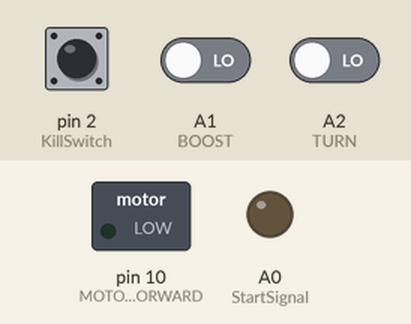
This sketch was run on a simulated Arduino Uno, built with avr-gcc and run on an emulated ATmega328P. Shown: switched loads named in the sketch (green lamp = pin HIGH), output pins drawn as LEDs (lit = HIGH). Wiring (inferred from the names in the program): IR receiver: data pin 3. The test bench sets the inputs (shaded band); at power-on: pin 2 (KillSwitch) LOW, A1 (BOOST) LOW, A2 (TURN) LOW.

Above: at 1.2 s.
1.3 s: pin 2 (KillSwitch) pulled HIGH for 0.15 s
At 1.37 s:
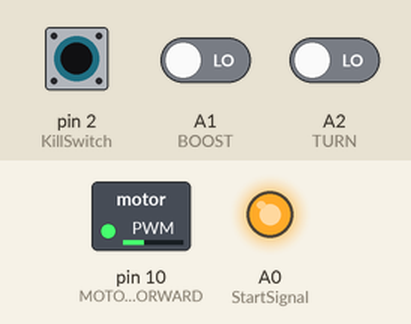
2.9 s: pin 2 (KillSwitch) pulled HIGH for 3.2 s
At 6.5 s:
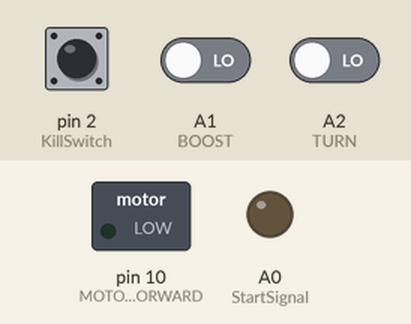
7.6 s: pin 2 (KillSwitch) driven HIGH and A1 (BOOST) driven HIGH
At 8.8 s:
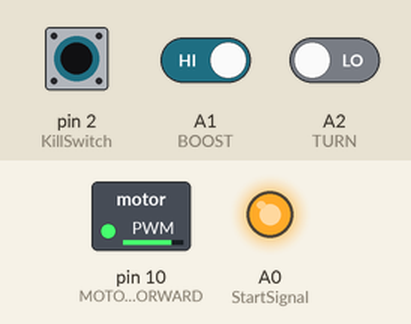
9.1 s: pin 2 (KillSwitch) driven LOW
At 10.0 s:
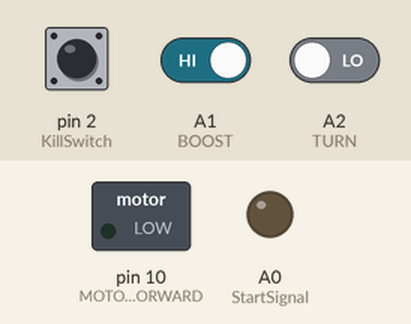
10.6 s: pin 2 (KillSwitch) driven HIGH and A1 (BOOST) driven LOW and A2 (TURN) driven HIGH
At 11.1 s:
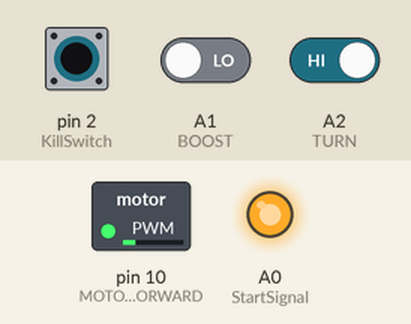
Timing chart, 0 to 13.1 s (numbered marks = the images above; inputs shaded):
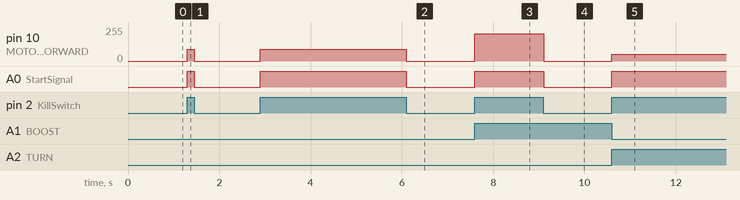

Measured:
- after the input at 1.3 s, pin 10 (MOTOR_FORWARD): 0/255 → 89/255 at once, → 0/255 0.15 s later; A0 (StartSignal): LOW → HIGH at once, → LOW 0.15 s later
- after the input at 2.9 s, pin 10 (MOTOR_FORWARD): 0/255 → 89/255 at once, → 0/255 3.2 s later; A0 (StartSignal): LOW → HIGH at once, → LOW 3.2 s later
- after the input at 7.6 s, pin 10 (MOTOR_FORWARD): 0/255 → 204/255 at once; A0 (StartSignal): LOW → HIGH at once
- after the input at 9.1 s, pin 10 (MOTOR_FORWARD): 204/255 → 0/255 at once; A0 (StartSignal): HIGH → LOW at once
- after the input at 10.6 s, pin 10 (MOTOR_FORWARD): 0/255 → 51/255 at once; A0 (StartSignal): LOW → HIGH at once

The sketch:

drivsystem.ino
```cpp
/********************************************************************************
* Drivsystem: Kod för att styra körriktning och motorhastighet via:
*             Motordrivare L298 dubbel H-Brygga 5-35V 2A.
*             Samt Remotstart och stop.
********************************************************************************/
#define KillSwitch 2 // Pin nummer för killswitch på startmodul
#define RemoteStart 3 // Pin nummer för start modulens remote start
#define StartSignal A0 // Pin nummer som signalerar till styr arduino att starta
#define BOOST A1     // pin nummer för boost funktion.
#define TURN A2       // pin nummer för att sakta ner vid sväng.
#define MOTOR_FORWARD  10 // pin nummer för motor_forward pin
#define MOTOR_BACKWARD 11  // pin nummer för motor_backward pin

static inline void motor_forward(const uint8_t pwm_value)
{
  analogWrite(MOTOR_FORWARD, pwm_value);
  digitalWrite(MOTOR_BACKWARD, 0);
}

static inline void motor_backward(const uint8_t pwm_value)
{
  digitalWrite(MOTOR_FORWARD, 0);
  analogWrite(MOTOR_BACKWARD, pwm_value);
}

static inline void motor_wait_for_start(void)
{
  while ((digitalRead(RemoteStart) && digitalRead(KillSwitch)) == 0);
  digitalWrite(StartSignal, 1);
  return;
}

static inline void boost(int speed)
{
  set_speed(speed);
  delay(500);
}

// Initierar pinnar för motorstyrning samt startmodul.
void setup()
{
  pinMode(RemoteStart, INPUT);
  pinMode(KillSwitch, INPUT);
  pinMode(StartSignal, OUTPUT);
}

//Sätter motorhastighet i procent mellan 0-100%
void set_speed(uint8_t speed)
{
  speed = map(speed, 0,100,0,255);
  analogWrite(MOTOR_FORWARD, speed);
  digitalWrite(MOTOR_BACKWARD, 0);
}


void loop()
{
  motor_wait_for_start();
  // set_speed(50);
  // delay(100);
  while((digitalRead(RemoteStart) && digitalRead(KillSwitch)) == 1)
  {
    if((digitalRead(BOOST) == 1))
    {
      // if(digitalRead(TURN)==1)
      // {
      //   motor_backward(80);
      //   delay(500);
      // }
      // else
      //{
       set_speed(80);
       delay(50);
      //}
    }
    else if(digitalRead(TURN)==1)
    {
      set_speed(20);
    }
    else
    {
      set_speed(35);// 70 var default med svagare LIPO, 60 Nuvarande default med 11v LIPO. Ny hastighet defualt 20. //37
    }
  }
  while((digitalRead(RemoteStart) && digitalRead(KillSwitch)) == 0)
  {
    digitalWrite(MOTOR_BACKWARD, 0);
    digitalWrite(MOTOR_FORWARD, 0);
    digitalWrite(StartSignal, 0);
  }
}
```
